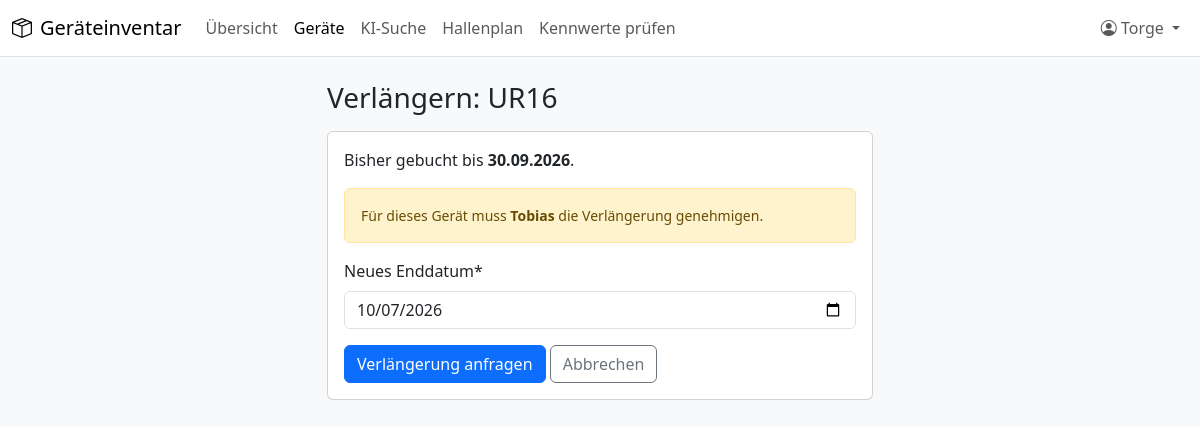
/ausleihen/5/verlaengern/ (signed in), run on the app's committed database.
### accounts/models.py (models this page shows, shortened)
class User(AbstractUser):
    email = models.EmailField("E-Mail", help_text="Für Anfragen, Entscheidungen und Erinnerungen.")
    phone = models.CharField("Telefon", max_length=50, blank=True)
    room = models.CharField("Raum", max_length=50, blank=True)
    class Meta:
        ordering = ["last_name", "first_name", "username"]
        verbose_name = "Benutzer/in"
        verbose_name_plural = "Benutzer/innen"
    @property
    def display_name(self):
        return self.get_full_name() or self.username

### loans/models.py (models this page shows, shortened)
class Booking(models.Model):
    class Status(models.TextChoices):
        REQUESTED = "requested", "Angefragt"
        RESERVED = "reserved", "Reserviert"
        ACTIVE = "active", "Ausgeliehen"
        RETURNED = "returned", "Zurückgegeben"
        REJECTED = "rejected", "Abgelehnt"
        CANCELLED = "cancelled", "Storniert"
        EXPIRED = "expired", "Verfallen"
    BLOCKING = (Status.RESERVED, Status.ACTIVE)
    OPEN = (Status.REQUESTED, Status.RESERVED, Status.ACTIVE)
    item = models.ForeignKey(
        "inventory.Item", verbose_name="Gerät", on_delete=models.PROTECT, related_name="bookings"
    )
    borrower = models.ForeignKey(
        settings.AUTH_USER_MODEL,
        verbose_name="Ausleiher/in",
        on_delete=models.PROTECT,
        related_name="bookings",
    )
    created_by = models.ForeignKey(
        settings.AUTH_USER_MODEL,
        verbose_name="Eingetragen von",
        null=True,
        blank=True,
        on_delete=models.SET_NULL,
        related_name="+",
    )
    start_date = models.DateField("Von")
    end_date = models.DateField("Bis (voraussichtliche Rückgabe)")
    status = models.CharField("Status", max_length=20, choices=Status.choices, db_index=True)
    purpose = models.CharField("Zweck / Projekt", max_length=200, blank=True)
    usage_location = models.CharField("Einsatzort", max_length=200, blank=True)
    request_message = models.TextField("Nachricht an Verantwortliche/n", blank=True)
    decision_comment = models.TextField("Kommentar zur Entscheidung", blank=True)
    decided_by = models.ForeignKey(
        settings.AUTH_USER_MODEL,
        verbose_name="Entschieden von",
        null=True,
        blank=True,
        on_delete=models.SET_NULL,
        related_name="+",
    )
    decided_at = models.DateTimeField("Entschieden am", null=True, blank=True)
    requested_end_date = models.DateField("Beantragtes neues Enddatum", null=True, blank=True)
    checked_out_at = models.DateTimeField("Entnommen am", null=True, blank=True)
    returned_at = models.DateTimeField("Zurückgegeben am", null=True, blank=True)
    returned_by = models.ForeignKey(
        settings.AUTH_USER_MODEL,
        verbose_name="Rückgabe gebucht von",
        null=True,
        blank=True,
        on_delete=models.SET_NULL,
        related_name="+",
    )
    return_note = models.TextField("Rückgabenotiz", blank=True)
    created_at = models.DateTimeField("Erstellt am", auto_now_add=True)
    updated_at = models.DateTimeField("Geändert am", auto_now=True)
    class Meta:
        ordering = ["start_date", "pk"]
        verbose_name = "Buchung"
        verbose_name_plural = "Buchungen"
        constraints = [
            models.CheckConstraint(
                condition=Q(end_date__gte=F("start_date")), name="booking_end_not_before_start"
            )
        ]
        indexes = [models.Index(fields=["item", "status", "start_date", "end_date"])]

### inventory/models.py (models this page shows, shortened)
class Item(models.Model):
    class LoanPolicy(models.TextChoices):
        FREE = "free", "Frei entnehmbar"
        APPROVAL = "approval", "Nur mit Genehmigung"
    class Condition(models.TextChoices):
        OK = "ok", "Einsatzbereit"
        DEFECT = "defect", "Defekt"
        REPAIR = "repair", "In Reparatur / Kalibrierung"
        RETIRED = "retired", "Ausgemustert"
    name = models.CharField("Bezeichnung", max_length=200)
    category = models.ForeignKey(
        Category, verbose_name="Kategorie", on_delete=models.PROTECT, related_name="items"
    )
    manufacturer = models.CharField("Hersteller", max_length=100, blank=True)
    model_number = models.CharField("Modell / Typ", max_length=100, blank=True)
    serial_number = models.CharField("Seriennummer", max_length=100, blank=True)
    inventory_number = models.CharField(
        "Inventarnummer", max_length=50, blank=True, help_text="Offizielle Inventarnummer, falls vorhanden."
    )
    description = models.TextField("Beschreibung", blank=True)
    location = models.ForeignKey(
        Location, verbose_name="Ablageort", on_delete=models.PROTECT, related_name="items"
    )
    location_note = models.CharField(
        "Ablagehinweis", max_length=200, blank=True, help_text="z. B. „oberstes Fach, blaue Kiste“"
    )
    responsible = models.ForeignKey(
        settings.AUTH_USER_MODEL,
        verbose_name="Verantwortlich",
        on_delete=models.PROTECT,
        related_name="responsible_items",
    )
    loan_policy = models.CharField(
        "Ausleihregel",
        max_length=20,
        choices=LoanPolicy.choices,
        default=LoanPolicy.FREE,
        help_text="„Nur mit Genehmigung“: Andere müssen die Ausleihe anfragen und Sie entscheiden.",
    )
    condition = models.CharField("Zustand", max_length=20, choices=Condition.choices, default=Condition.OK)
    created_by = models.ForeignKey(
        settings.AUTH_USER_MODEL,
        verbose_name="Angelegt von",
        null=True,
        blank=True,
        on_delete=models.SET_NULL,
        related_name="+",
    )
    created_at = models.DateTimeField("Angelegt am", auto_now_add=True)
    updated_at = models.DateTimeField("Geändert am", auto_now=True)
    objects = ItemQuerySet.as_manager()
    class Meta:
        ordering = ["name", "pk"]
        verbose_name = "Gerät"
        verbose_name_plural = "Geräte"
        constraints = [
            models.UniqueConstraint(
                fields=["inventory_number"],
                condition=~Q(inventory_number=""),
                name="unique_inventory_number",
                violation_error_message="Diese Inventarnummer ist bereits vergeben.",
            )
        ]
    def get_absolute_url(self):
        return reverse("inventory:item_detail", args=[self.pk])
    def can_manage(self, user):
        return bool(user and user.is_authenticated and (user.is_staff or user.pk == self.responsible_id))

### loans/views.py (the view, shortened to what this page needs)
# urls.py: path("<int:pk>/verlaengern/", views.extend_booking, name="extend"),
def extend_booking(request, pk):
    booking = _get_own_or_managed(request, pk)
    form = ExtendForm(request.POST or None, initial={"new_end_date": booking.end_date + timedelta(days=7)})
    return render(
        request,
        "loans/extend_form.html",
        {"booking": booking, "form": form, "mode": services.booking_mode(booking.item, request.user)},
    )

### loans/forms.py
class ExtendForm(forms.Form):
    new_end_date = forms.DateField(label="Neues Enddatum", widget=DateInput())

### loans/context_processors.py (called while the page is built)
def navigation(request):
    context = {"site_name": settings.SITE_NAME}
    user = getattr(request, "user", None)
    if user is not None and user.is_authenticated:
        context["pending_approvals_count"] = (
            Booking.objects.filter(item__responsible=user)
            .filter(
                Q(status=Booking.Status.REQUESTED)
                | Q(status__in=Booking.BLOCKING, requested_end_date__isnull=False)
            )
            .count()
        )
    return context

### loans/services.py (called while the page is built)
def booking_mode(item, user):
    if item.loan_policy == Item.LoanPolicy.FREE or item.can_manage(user):
        return "direct"
    return "request"

### loans/views.py (called while the page is built)
def _get_own_or_managed(request, pk):
    booking = get_object_or_404(Booking.objects.select_related("item", "borrower"), pk=pk)
    if booking.borrower_id != request.user.pk and not booking.item.can_manage(request.user):
        raise PermissionDenied
    return booking

### templates/loans/extend_form.html (shortened to what this page needs)
{% extends "base.html" %}
{% load crispy_forms_tags %}
{% block content %}
<div class="row justify-content-center"><div class="col-lg-6">
  <h1 class="h3 mb-3">Verlängern: {{ booking.item.name }}</h1>
  <div class="card"><div class="card-body">
    <p>Bisher gebucht bis <strong>{{ booking.end_date|date:"d.m.Y" }}</strong>.</p>
    {% if mode == "request" %}
      <div class="alert alert-warning small">Für dieses Gerät muss <strong>{{ booking.item.responsible.display_name }}</strong> die Verlängerung genehmigen.</div>
    {% endif %}
    <form method="post" novalidate>
      {{ form|crispy }}
      <button type="submit" class="btn btn-primary">{% if mode == "request" %}Verlängerung anfragen{% else %}Verlängern{% endif %}</button>
      <a class="btn btn-outline-secondary" href="{{ booking.item.get_absolute_url }}">Abbrechen</a>
    </form>
  </div></div>
</div></div>
{% endblock %}

### templates/base.html (shortened to what this page needs)
{% load static %}<!doctype html>
<html lang="de">
<head>
  <link rel="stylesheet" href="{% static 'vendor/bootstrap/bootstrap.min.css' %}">
  <link rel="stylesheet" href="{% static 'vendor/bootstrap-icons/bootstrap-icons.min.css' %}">
  <link rel="stylesheet" href="{% static 'css/app.css' %}">
</head>
<body class="bg-body-tertiary" hx-headers='{"X-CSRFToken": "{{ csrf_token }}"}'>
  {% if user.is_authenticated %}
  {% with url_name=request.resolver_match.url_name namespace=request.resolver_match.namespace %}
  <nav class="navbar navbar-expand-lg bg-body border-bottom">
    <div class="container-fluid">
      <a class="navbar-brand d-flex align-items-center gap-2" href="{% url 'dashboard' %}">
        <i class="bi bi-box-seam"></i> {{ site_name }}
      </a>
      <div class="collapse navbar-collapse" id="main-nav">
        <ul class="navbar-nav me-auto">
          <li class="nav-item">
            <a class="nav-link {% if url_name == 'dashboard' %}active{% endif %}" href="{% url 'dashboard' %}">Übersicht
              {% if pending_approvals_count %}<span class="badge rounded-pill text-bg-warning" title="Offene Anfragen an dich">{{ pending_approvals_count }}</span>{% endif %}</a>
          </li>
          <li class="nav-item">
            <a class="nav-link {% if namespace == 'inventory' or namespace == 'loans' %}active{% endif %}" href="{% url 'inventory:item_list' %}">Geräte</a>
          </li>
          <li class="nav-item">
            <a class="nav-link {% if namespace == 'assistant_search' and url_name == 'chat' %}active{% endif %}" href="{% url 'assistant_search:chat' %}">KI-Suche</a>
          </li>
          <li class="nav-item">
            <a class="nav-link {% if namespace == 'floorplan' %}active{% endif %}" href="{% url 'floorplan:list' %}">Hallenplan</a>
          </li>
          <li class="nav-item">
            <a class="nav-link {% if namespace == 'assistant_search' and url_name != 'chat' %}active{% endif %}" href="{% url 'assistant_search:proposals' %}">Kennwerte prüfen</a>
          </li>
        </ul>
        <ul class="navbar-nav">
          <li class="nav-item dropdown">
            <a class="nav-link dropdown-toggle" href="#" role="button" data-bs-toggle="dropdown" aria-expanded="false">
              <i class="bi bi-person-circle"></i> {{ user.display_name }}
            </a>
          </li>
        </ul>
      </div>
    </div>
  </nav>
  {% endwith %}
  {% endif %}
  <main class="{% block container %}container{% endblock %} py-4">
    {% block content %}{% endblock %}
  </main>
</body>
</html>

### static/css/app.css (style rules this page uses)
body { background: #f8f9fa; }
form input:not([type=hidden]):not([type=checkbox]), form textarea, form select { max-width: 100%; }

### data on the page
User: display_name "Torge"
Booking: item.name "UR16", end_date "30.09.2026", item.responsible.display_name "Tobias"

### other printed values
{{ site_name }} "Geräteinventar"
